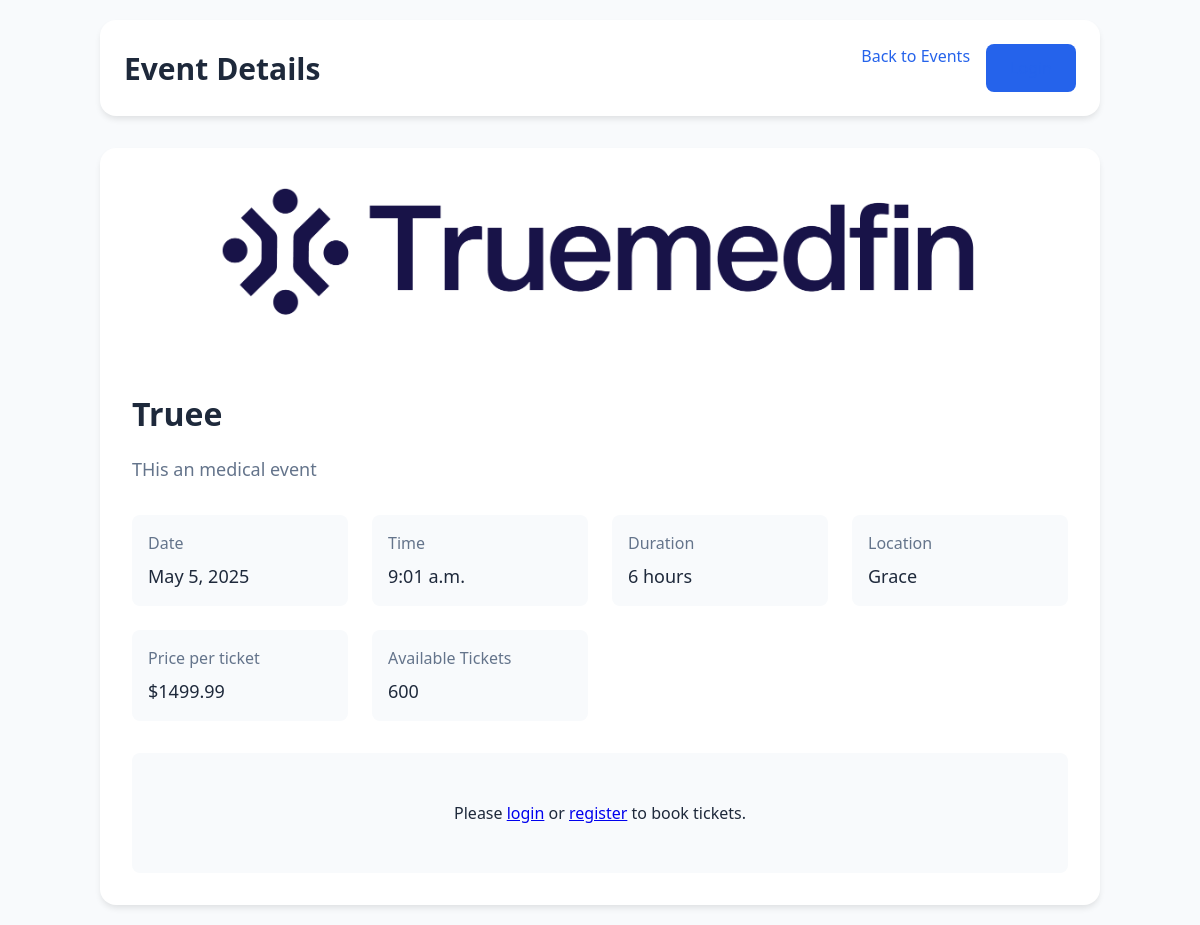
/event/2/, run on the app's committed database.
### event/models.py (models this page shows, shortened)
class Event(models.Model):
    name = models.CharField(max_length=100)
    description = models.TextField()
    location = models.CharField(max_length=100)
    date = models.DateField()
    time = models.TimeField()
    duration = models.IntegerField()
    max_tickets = models.IntegerField()
    price = models.DecimalField(max_digits=6, decimal_places=2)
    image = models.ImageField(upload_to='event_images')
    tickets_sold = models.IntegerField(default=0)

### event/views.py (the view)
# urls.py: path('event/<int:event_id>/', views.event_detail, name='event_detail'),
def event_detail(request, event_id):
    event = get_object_or_404(Event, id=event_id)
    context = {
        'event': event,
        'available_tickets': event.max_tickets - event.tickets_sold
    }
    return render(request, 'event/event_detail.html', context)

### event/templates/event/event_detail.html (shortened to what this page needs)
<!DOCTYPE html>
<html>
<head>
    {% load static %}
    {% load event_tags %}
</head>
<body>
    <div class="container">
        <div class="header">
            <div class="nav">
                <h1>Event Details</h1>
                <div class="nav-links">
                    <a href="{% url 'home' %}">Back to Events</a>
                    {% if user.is_authenticated %}
                        <a href="{% url 'my_registrations' %}">My Registrations</a>
                        <a href="{% url 'logout' %}">Logout</a>
                    {% else %}
                        <a href="{% url 'login' %}" class="btn">Login</a>
                    {% endif %}
                </div>
            </div>
        </div>
        <div class="event-detail">
            {% if event.image %}
                <img src="{{ event.image.url }}" alt="{{ event.name }}" class="event-image">
            {% endif %}
            <div class="event-content">
                <div class="event-header">
                    <h2 class="event-title">{{ event.name }}</h2>
                    <p class="event-description">{{ event.description }}</p>
                </div>
                <div class="event-info">
                    <div class="info-item">
                        <div class="info-label">Date</div>
                        <div class="info-value">{{ event.date }}</div>
                    </div>
                    <div class="info-item">
                        <div class="info-label">Time</div>
                        <div class="info-value">{{ event.time }}</div>
                    </div>
                    <div class="info-item">
                        <div class="info-label">Duration</div>
                        <div class="info-value">{{ event.duration }} hours</div>
                    </div>
                    <div class="info-item">
                        <div class="info-label">Location</div>
                        <div class="info-value">{{ event.location }}</div>
                    </div>
                    <div class="info-item">
                        <div class="info-label">Price per ticket</div>
                        <div class="info-value">${{ event.price }}</div>
                    </div>
                    <div class="info-item">
                        <div class="info-label">Available Tickets</div>
                        <div class="info-value">{{ available_tickets }}</div>
                    </div>
                </div>
                {% if user.is_authenticated and available_tickets > 0 %}
                    <div class="registration-section">
                        <h3>Register for this event</h3>
                        <form method="post" action="{% url 'register_for_event' event.id %}">
                            {% csrf_token %}
                            <div class="form-group">
                                <label for="number_of_tickets">Number of Tickets:</label>
                                <input type="number" name="number_of_tickets" id="number_of_tickets"
                                       min="1" max="{{ available_tickets }}" required class="modern-input">
                            </div>
                            <button type="submit" class="btn">Register Now</button>
                        </form>
                    </div>
                {% elif not user.is_authenticated %}
                    <div class="login-prompt">
                        <p>Please <a href="{% url 'login' %}">login</a> or <a href="{% url 'register' %}">register</a> to book tickets.</p>
                    </div>
                {% elif available_tickets <= 0 %}
                    <div class="sold-out">
                        Sorry, this event is sold out!
                    </div>
                {% endif %}
            </div>
        </div>
    </div>
</body>
</html>

### event/templates/event/event_detail.html (style rules this page uses)
:root { --primary-color: #2563eb; --primary-hover: #1d4ed8; --bg-color: #f8fafc; --text-color: #1e293b; --border-color: #e2e8f0; }
body { font-family: 'Segoe UI', system-ui, sans-serif; background-color: var(--bg-color); color: var(--text-color); line-height: 1.5; margin: 0; padding: 20px; }
.container { max-width: 1000px; margin: 0 auto; }
.header { background: white; padding: 1.5rem; border-radius: 1rem; box-shadow: 0 4px 6px -1px rgb(0 0 0 / 0.1); margin-bottom: 2rem; }
.nav { display: flex; align-items: center; justify-content: space-between; }
.nav-links { display: flex; gap: 1rem; }
.nav h1 { font-size: 1.875rem; font-weight: 600; margin: 0; }
.nav a { color: var(--primary-color); text-decoration: none; font-weight: 500; transition: color 0.2s; }
.event-detail { background: white; border-radius: 1rem; overflow: hidden; box-shadow: 0 4px 6px -1px rgb(0 0 0 / 0.1); }
.event-image { width: 100%; max-height: 400px; object-fit: cover; }
.event-content { padding: 2rem; }
.event-header { margin-bottom: 2rem; }
.event-title { font-size: 2rem; font-weight: 600; margin: 0 0 1rem 0; }
.event-description { color: #64748b; font-size: 1.125rem; margin-bottom: 2rem; }
.event-info { display: grid; grid-template-columns: repeat(auto-fit, minmax(200px, 1fr)); gap: 1.5rem; margin-bottom: 2rem; }
.info-item { background: var(--bg-color); padding: 1rem; border-radius: 0.5rem; }
.info-label { font-weight: 500; color: #64748b; margin-bottom: 0.5rem; }
.info-value { font-size: 1.125rem; color: var(--text-color); }
.btn { display: inline-block; padding: 0.75rem 1.5rem; background-color: var(--primary-color); color: white; border: none; border-radius: 0.5rem; font-size: 1rem; font-weight: 500; cursor: pointer; text-decoration: none; transition: background-color 0.2s; }
.login-prompt { text-align: center; padding: 2rem; background: var(--bg-color); border-radius: 0.5rem; }

### data on the page
Event: image (picture), name "Truee", description "THis an medical event", date "May 5, 2025", time "9:01 a.m.", duration "6", location "Grace", price "1499.99"

### other printed values
{{ available_tickets }} "600"
